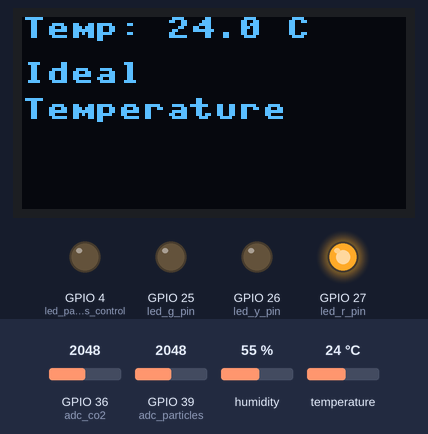
Bench run of a program on a simulated ESP32 board running MicroPython. Shown: 128×64 one-colour display, output pins drawn as LEDs (lit = HIGH). Inputs (shaded band) come from the test bench; at power-on: humidity 55 %, temperature 24 °C, GPIO 36 (adc_co2) = 2048, GPIO 39 (adc_particles) = 2048 (analog values on the 0–4095 scale). WiFi joins after 1.5 s; requests to the public web service named in the program get a made-up reply in its usual format after 0.4 s (London, UTC, broken clouds, 64 % humidity, 1013 hPa unless stated); the clock reads 2024-03-15 10:24:30 at power-on unless the program sets it; library files of the repository ran but are not shown: dht12.py, sh1106.py; what the program prints to the serial console is not drawn.

Above: at 5.3 s.
At 15.8 s:
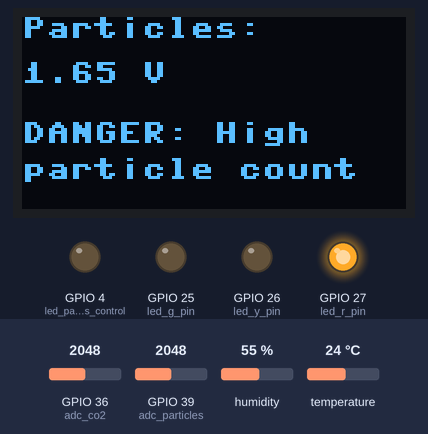
15.9 s: humidity set to 68 %
At 27.0 s:
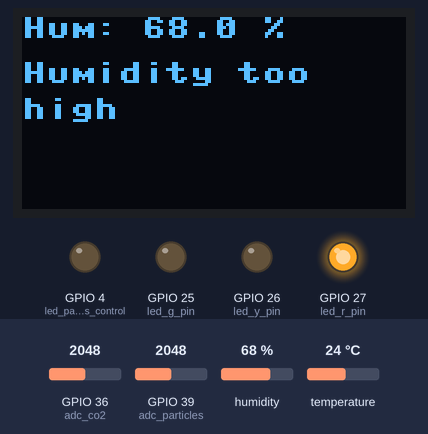
29.9 s: temperature set to 12 °C
At 40.8 s:
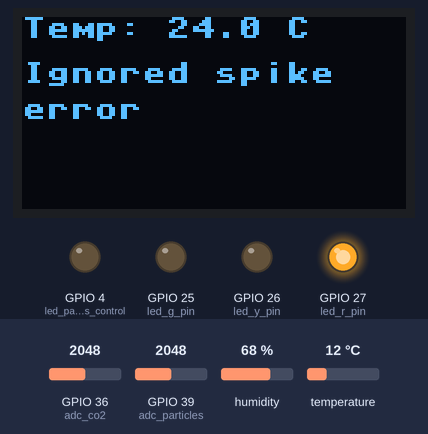
Timing chart, 0 to 42.3 s (numbered marks = the images above; inputs shaded):
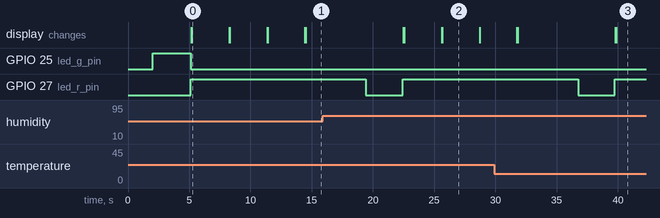

The program:

main.py
```python
import time
import network
import urequests
from machine import Pin, I2C, ADC

# Imports for wifi
import config
import wifi_utils


from dht12 import DHT12    # Temperature and humidity senor
from sh1106 import SH1106_I2C  # Display

# Imports from our subprograms
from TandH import analyze_T, analyze_H
from CO2 import analyze_CO2
from particule import analyze_Particule

# Variables

DISPLAY_WAIT_TIME = 3 # Time to show each sensor screen

# Function to separate the text display in different lines
def oled_multiline(display, text, x=0, y=0, max_chars=16, line_gap=12):
    words = text.split()
    line = ""
    y_offset = y

    for word in words:
        if len(line + word) > max_chars:
            display.text(line, x, y_offset, 1)
            y_offset += line_gap
            line = word + " "
        else:
            line += word + " "

    display.text(line, x, y_offset, 1)

# Hardware initialization
print("Initializing hardware...")

# Define the LEDs
led_g_pin = Pin(25, Pin.OUT)   # Green LED
led_y_pin = Pin(26, Pin.OUT)   # Yellow LED
led_r_pin = Pin(27, Pin.OUT)   # Red LED

# Function to turn off all the LEDs at the same time
def turn_off_leds():
    led_g_pin.off()
    led_y_pin.off()
    led_r_pin.off()

# Initialization of the LEDs
turn_off_leds()
led_g_pin.on()
print("- LEDs initialized (Green ON).")

# Define and inizialize the LEDs
i2c = I2C(0, scl=Pin(22), sda=Pin(21), freq=100_000)
display = SH1106_I2C(i2c)
print("- Display initialized.")

# Definition of the sensors
dht_sensor_obj = DHT12(i2c)

adc_co2 = ADC(Pin(36))
adc_co2.atten(ADC.ATTN_11DB)
adc_co2.width(ADC.WIDTH_12BIT)

adc_particles = ADC(Pin(39))
adc_particles.atten(ADC.ATTN_11DB)
adc_particles.width(ADC.WIDTH_12BIT)
led_particles_control = Pin(4, Pin.OUT)

print("- Sensors initialized.")
time.sleep(1)

# WiFi and cloud set up
wifi = network.WLAN(network.STA_IF)
print("Wi-Fi interface ready.")

def send_to_cloud_thingspeak(data_dict):
    url = f"{config.API_URL}?api_key={config.THINGSPEAK_API_KEY}&field1={data_dict['temperature']}&field2={data_dict['humidity']}&field3={data_dict['co2_proxy_volts']}&field4={data_dict['particles_volts']}&field5={data_dict['status']}"
    print(f"[Cloud] Sending GET request to ThingSpeak...")
    try:
        response = urequests.get(url, timeout=10)
        print(f"[Cloud] Response text (Entry ID): {response.text}")
        response.close()
        return True
    except Exception as e:
        print(f"[Cloud] GET Failed: {e}")
        return False

# Main program (measurements, LEDs and show on the display)
print("\nStarting main measurement loop. Press Ctrl+C to stop.")

try:
    while True:
        print("\n===== New Cycle Started =====")

        # Sensors read the values
        T_data = analyze_T(dht_sensor_obj)
        time.sleep(2)
        H_data = analyze_H(dht_sensor_obj)
        CO2_data = analyze_CO2(adc_co2)
        PM_data = analyze_Particule(adc_particles, led_particles_control)

        # Set which LED is going to switch on depending on the status
        turn_off_leds()
        global_status_str = "IDEAL"
        if T_data[4] or H_data[4] or CO2_data[4] or PM_data[4]:
            led_r_pin.on()
            global_status_str = "DANGER"
        elif T_data[3] or H_data[3] or CO2_data[3] or PM_data[3]:
            led_y_pin.on()
            global_status_str = "WARNING"
        else:
            led_g_pin.on()
            global_status_str = "IDEAL"

        print(f"Global Status: {global_status_str}")

        # Show the values and the messages in the displays

        # Temperature
        display.fill(0)   # Reset the text of the diplay
        val = f"{T_data[0]:.1f}" if T_data[0] is not None else "Error"
        display.text(f"Temp: {val} C", 0, 0, 1)     # Show on the display
        oled_multiline(display, T_data[1], 0, 15)
        display.show()
        time.sleep(DISPLAY_WAIT_TIME)

        # Humidity
        display.fill(0)
        val = f"{H_data[0]:.1f}" if H_data[0] is not None else "Error"
        display.text(f"Hum: {val} %", 0, 0, 1)
        oled_multiline(display, H_data[1], 0, 15)
        display.show()
        time.sleep(DISPLAY_WAIT_TIME)

        # CO2
        display.fill(0)
        display.text(f"CO2 Proxy:", 0, 0, 1)
        display.text(f"{CO2_data[0]:.2f} V", 0, 15, 1)
        oled_multiline(display, CO2_data[1], 0, 35)
        display.show()
        time.sleep(DISPLAY_WAIT_TIME)

        # Particules
        display.fill(0)
        display.text(f"Particles:", 0, 0, 1)
        display.text(f"{PM_data[0]:.2f} V", 0, 15, 1)
        oled_multiline(display, PM_data[1], 0, 35)
        display.show()
        time.sleep(DISPLAY_WAIT_TIME)

        # Send data to the cloud
        if T_data[3] == 0 and H_data[3] == 0:
            print("Sensors OK. Preparing cloud transmission...")
            connected = wifi_utils.connect(wifi, config.WIFI_SSID, config.WIFI_PASSWORD)
            if connected:
                data_payload = {
                    "temperature": T_data[0],
                    "humidity": H_data[0],
                    "co2_proxy_volts": CO2_data[0],
                    "particles_volts": PM_data[0],
                    "status": global_status_str
                }
                send_to_cloud_thingspeak(data_payload)
                wifi_utils.disconnect(wifi)
            else:
                print("[Cloud] Skip: Wi-Fi connection failed this cycle.")
        else:
            print("[Cloud] SKIP: Sensor error detected in T or H data.")

        # Switch off the LEDs at the end of eaach cycle
        print("Cycle finished. LEDs OFF.")
        turn_off_leds()
        time.sleep(1)

except KeyboardInterrupt:
    print("\nProgram stopped by user.")
    turn_off_leds()
    display.fill(0)
    display.text("Stopped.", 0, 0, 1)
    display.show()
    wifi_utils.disconnect(wifi)
```

config.py
```python
# ==============================================================================
# Configuration File
# ==============================================================================
# Stores the Wi-Fi credentials and Cloud settings
# ==============================================================================

# Wi-Fi Network Credentials
WIFI_SSID = "UREL-SC661-V-2.4G"        # Wi-Fi name
WIFI_PASSWORD = "TomFryza"         # Wi-Fi password

# Cloud API Destination URL
# NOTE: For ThingSpeak GET requests, the API Key and data fields are appended
# to this base URL in the main program.
API_URL = "https://api.thingspeak.com/update"

# Thingspeak Write API Key
THINGSPEAK_API_KEY = "DIYRU6CRX76LYUY3"
```

wifi_utils.py
```python
# ==============================================================================
# Wi-Fi Utilities Library
# ==============================================================================
# Functions for managing Wi-Fi connection
# ==============================================================================

import network
import time

def connect(wlan_interface, ssid, password, timeout_secs=15):
    """
    Connects the provided WLAN to the network.

    :param wlan_interface: The network.WLAN(network.STA_IF) object.
    :param ssid: Network name (string).
    :param password: Network password (string).
    :param timeout_secs: Max time to wait for connection (default 15s).
    :return: True if connected successfully, False otherwise.
    """
    if not wlan_interface.isconnected():
        print(f"[WiFi] Connecting to network: {ssid}...")
        wlan_interface.active(True)
        wlan_interface.connect(ssid, password)

        start_time = time.time()
        while not wlan_interface.isconnected():
            if time.time() - start_time > timeout_secs:
                print("[WiFi] Connection timed out!")
                wlan_interface.active(False) # Turn off to save power
                return False
            time.sleep(0.5)
            print(".", end="") # Show progress dots

    print(f"\n[WiFi] Connected! IP Address: {wlan_interface.ifconfig()[0]}")
    return True

def disconnect(wlan_interface):
    """
    Disconnects the WLAN interface and turns off the radio to save power.
    """
    if wlan_interface.isconnected() or wlan_interface.active():
        print("[WiFi] Disconnecting...")
        wlan_interface.disconnect()
        wlan_interface.active(False)
        print("[WiFi] Disconnected and radio turned off.")
```

TandH.py
```python
import time

# Temperature variables
Last_T = 25.0          # Initial memory value
T_Phys_Max = 80.0      # Absolute physical max
T_Phys_Min = -30.0     # Absolute physical min
Max_Change_T = 2.0     # Max allowed change (spike filter)
T_Max = 26.0           # Upper limit for ideal range
T_Min = 20.0           # Lower limit for ideal range

# Humidity variables
Last_H = 50.0
H_Phys_Max = 200.0
H_Phys_Min = -10.0
Max_Change_H = 60.0
H_Max = 60.0           # Upper limit for healthy range
H_Min = 0.0           # Lower limit for healthy range


# Function to read temperature value from sensor
def analyze_T(dht_sensor_obj):
    global Last_T
    try:
        T, H = dht_sensor_obj.read_values()
    except Exception as e:
        # If sensor fails to read, return error state
        return [None, "Sensor Read Error", 0, 1, 0]

    # Information about the LEDs for the main
    Led_G_T = 0
    Led_Y_T = 0
    Led_R_T = 0
    Status_T = "Unknown"

    # Physical range check
    if T_Phys_Min < T < T_Phys_Max:

        # Spike error check
        if abs(T - Last_T) < Max_Change_T:
            Last_T = T

            # Health range check
            if T_Min <= T <= T_Max:
                Status_T = "Ideal Temperature"
                Led_G_T = 1
            else:
                if T > T_Max:
                    Status_T = "Temp too high"
                    Led_R_T = 1
                else:
                    Status_T = "Temp too low"
                    Led_R_T = 1
        else:
            # Spike detected
            Status_T = "Ignored spike error"
            Led_Y_T = 1
            T = Last_T

    else:
        # Physical range error
        Status_T = "Physical sensor error"
        Led_Y_T = 1
        T = Last_T

    return [T, Status_T, Led_G_T, Led_Y_T, Led_R_T]

time.sleep(2)

# Function to read humidity value from sensor
def analyze_H(dht_sensor_obj):
    global Last_H
    try:
        T, H = dht_sensor_obj.read_values()
    except Exception as e:
        return [None, "Sensor Read Error", 0, 1, 0]

    # Information about the LEDs for the main
    Led_G_H = 0
    Led_Y_H = 0
    Led_R_H = 0
    Status_H = "Unknown"

    # Physical range check
    if H_Phys_Min < H < H_Phys_Max:

        # Spike error check
        if abs(H - Last_H) < Max_Change_H:
            Last_H = H # Update memory

            # Health range check
            if H_Min <= H <= H_Max:
                Status_H = "Ideal Humidity"
                Led_G_H = 1
            else:
                if H > H_Max:
                    Status_H = "Humidity too high"
                else:
                    Status_H = "Humidity too low"
                Led_R_H = 1
        else:
            Status_H = "Ignored spike error"
            Led_Y_H = 1
            H = Last_H

    else:
        Status_H = "Physical sensor error"
        Led_Y_H = 1
        H = Last_H

    return [H, Status_H, Led_G_H, Led_Y_H, Led_R_H]
```

CO2.py
```python
# Variables
CO2_ideal_max_volt = 3  # Below this is Ideal (Green)
CO2_danger_min_volt = 5  # Above this is Danger (Red)


# Function to read CO2 value
def analyze_CO2(adc_object):

    # Convert ADC to voltage
    adc_raw = adc_object.read()
    voltage = adc_raw * (3.3 / 4095.0)

    Led_G = 0; Led_Y = 0; Led_R = 0
    Status = "Unknown"

    if voltage < CO2_danger_min_volt:
        if voltage > CO2_ideal_max_volt:
            Status = "Caution: Air quality fair"; Led_Y = 1
        else:
            Status = "Ideal air quality"; Led_G = 1
    else:
        Status = "DANGER: Poor air quality"; Led_R = 1

    return [voltage, Status, Led_G, Led_Y, Led_R]
```

particule.py
```python
import time

# Variables
P_ideal_max = 0.7; P_danger_min = 1.5

# Function to read particule variable
def analyze_Particule(adc_obj, led_pin):
    # Hardware specific timing sequence
    led_pin.value(1)
    time.sleep_us(280)
    adc_raw = adc_obj.read()
    time.sleep_us(40)
    led_pin.value(0)

    # Convert ADC to voltage
    voltage = adc_raw * (3.3 / 4095.0)
    LG=0; LY=0; LR=0; St="Unknown"

    if voltage < P_danger_min:
        if voltage > P_ideal_max: St="Warning: Ventilation recommended"; LY=1
        else: St="Clean air (particles)"; LG=1
    else: St="DANGER: High particle count"; LR=1

    return [voltage, St, LG, LY, LR]
```

Measured:
- after the input at 15.9 s, the display: first differs from a run without the input after 9.7 s (image 2 shows a later state)
- after the input at 29.9 s, the display: first differs from a run without the input after 9.9 s (image 3 shows a later state)
- what the display in image 0 shows lasts 3.1 s, from 5.2 s to 8.3 s
